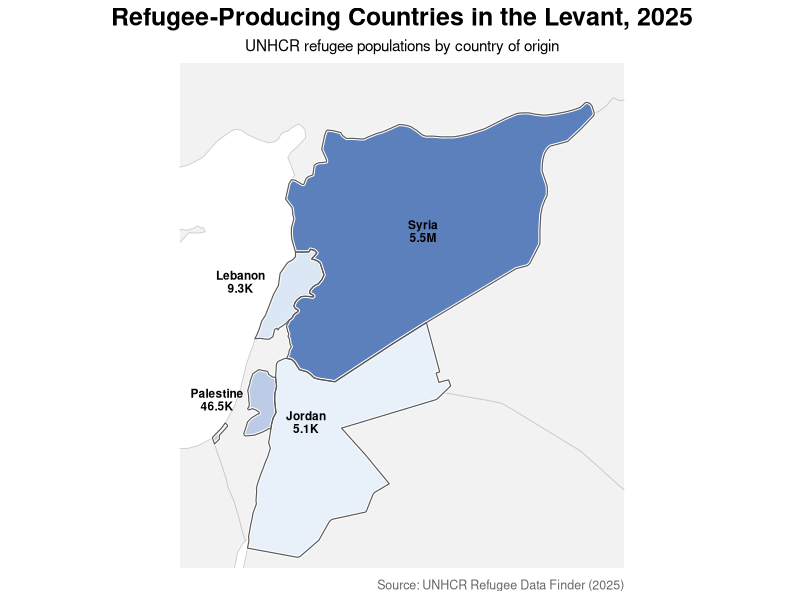
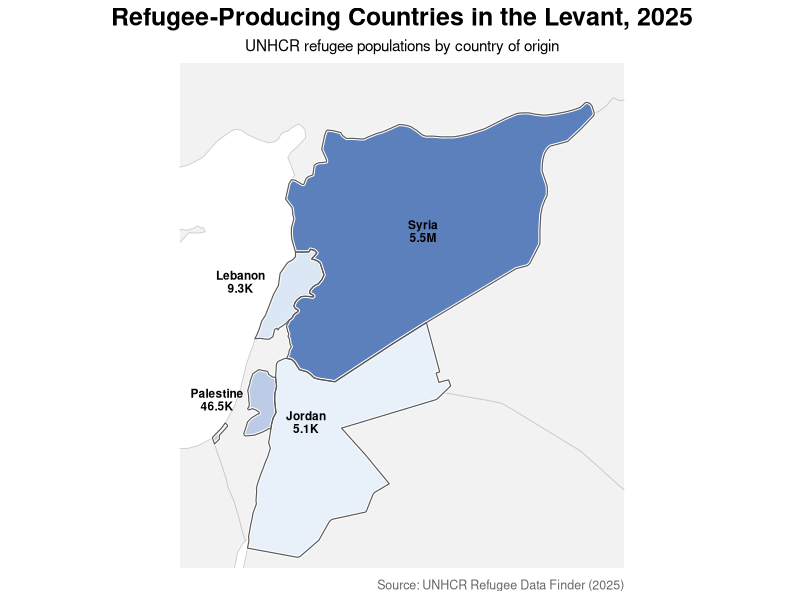

Generate these figures, in order, with R:
# ==================================================
# Refugee-Producing Countries in the Levant (2025)
#
# Author: Parisa Ayoubi, MPH
#
# Data source:
# UNHCR Refugee Data Finder (2025)
#
# Purpose:
# To visualize refugee populations by country of origin
# across selected Levant countries.
# ==================================================

library(sf)
library(ggplot2)
library(dplyr)
library(rnaturalearth)
library(tibble)

# ---------------------------
# step 1: load world boundaries
# ---------------------------

world <- ne_countries(
  scale = "medium",
  returnclass = "sf"
)

# ---------------------------
# using UNHCR refugee populations
# by country of origin (2025)
# ---------------------------

refugee_origin_data <- data.frame(
  name = c(
    "Jordan",
    "Lebanon",
    "Syria",
    "Palestine"
  ),
  refugees = c(
    5066,
    9319,
    5484575,
    46503
  )
)

# ---------------------------
# step 2: join data
# ---------------------------

origin_map <- world %>%
  left_join(
    refugee_origin_data,
    by = "name"
  )

# ---------------------------
# step 3: keep Levant countries only
# ---------------------------

levant_only <- origin_map %>%
  filter(
    name %in% c(
      "Jordan",
      "Lebanon",
      "Syria",
      "Palestine"
    )
  )

# ---------------------------
# step 4: adjust manual label positions to liking
# ---------------------------

label_positions <- tibble(
  name = c(
    "Jordan",
    "Lebanon",
    "Palestine",
    "Syria"
  ),
  
  lon = c(
    36.2,
    34.8,
    34.3,
    38.7
  ),
  
  lat = c(
    31.6,
    34.1,
    32.0,
    35.0
  ),
  
  label = c(
    "Jordan\n5.1K",
    "Lebanon\n9.3K",
    "Palestine\n46.5K",
    "Syria\n5.5M"
  )
)

# ---------------------------
# step 5: create map
# ---------------------------

refugee_map <- ggplot() +
  
  # regional context (light gray neighboring countries)
  geom_sf(
    data = world %>%
      filter(
        name %in% c(
          "Turkey",
          "Iraq",
          "Saudi Arabia",
          "Egypt",
          "Israel",
          "Cyprus"
        )
      ),
    fill = "grey95",
    color = "grey80",
    linewidth = 0.3
  ) +
  
  # main Levant countries
  geom_sf(
    data = levant_only,
    aes(fill = refugees),
    color = "white",
    linewidth = 1.1
  ) +
  
  # outer border layer for crisp country boundaries
  geom_sf(
    data = levant_only,
    fill = NA,
    color = "grey35",
    linewidth = 0.4
  ) +
  
  # adding labels
  geom_text(
    data = label_positions,
    aes(
      x = lon,
      y = lat,
      label = label
    ),
    size = 3,
    fontface = "bold",
    lineheight = 0.9
  ) +
  
  scale_fill_gradient(
    low = "#e8f1fa",
    high = "#5c80bc",
    trans = "log10"
  ) +
  
  guides(fill = "none") +
  
  coord_sf(
    xlim = c(33.5, 43),
    ylim = c(29, 38),
    expand = FALSE
  ) +
  
  labs(
    title = "Refugee-Producing Countries in the Levant, 2025",
    subtitle = "UNHCR refugee populations by country of origin",
    caption = "Source: UNHCR Refugee Data Finder (2025)"
  ) +
  
  theme_minimal() +
  
  theme(
    plot.title = element_text(
      size = 18,
      face = "bold",
      hjust = 0.5
    ),
    
    plot.subtitle = element_text(
      size = 11,
      hjust = 0.5
    ),
    
    plot.caption = element_text(
      size = 9,
      color = "gray40"
    ),
    
    axis.text = element_blank(),
    axis.title = element_blank(),
    axis.ticks = element_blank(),
    
    panel.grid = element_blank(),
    
    panel.background = element_rect(
      fill = "white",
      color = NA
    )
  )

# display map

refugee_map

# save map!

ggsave(
  "refugee_producing_countries_levant_2025.png",
  refugee_map,
  width = 8,
  height = 6,
  dpi = 300
)
